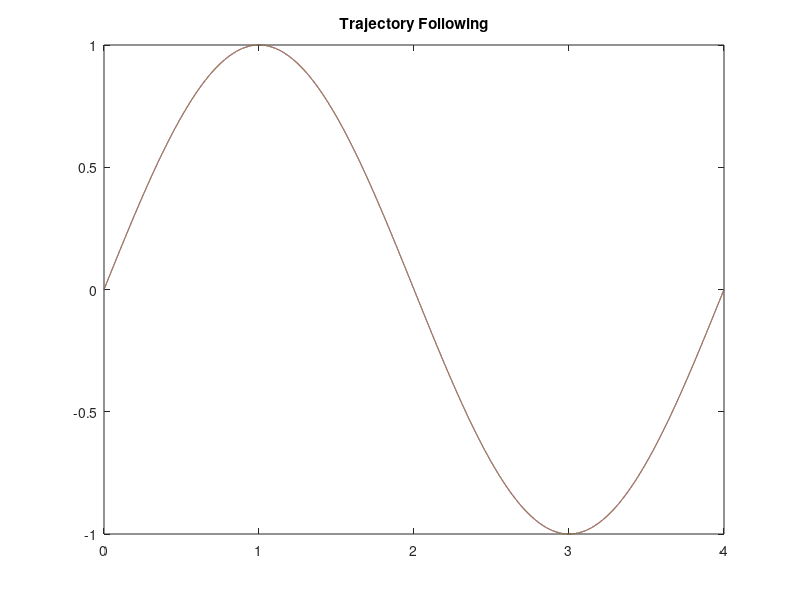
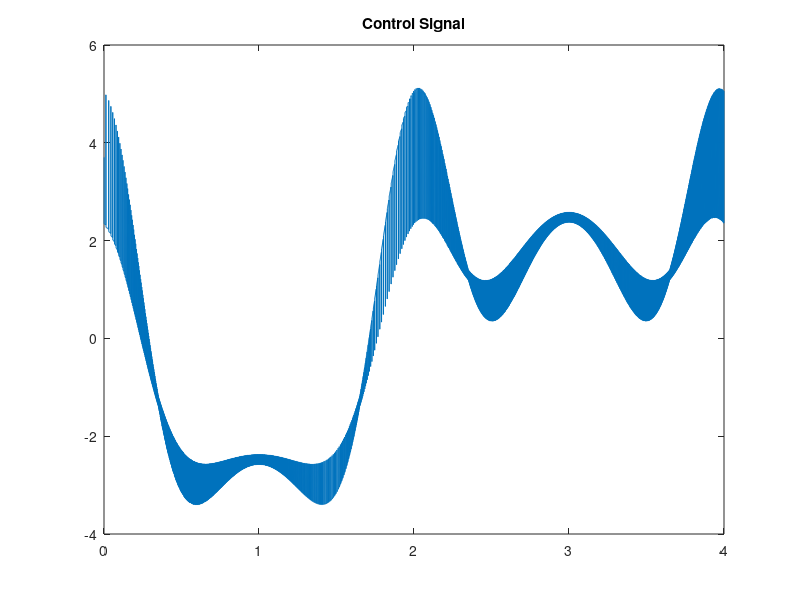
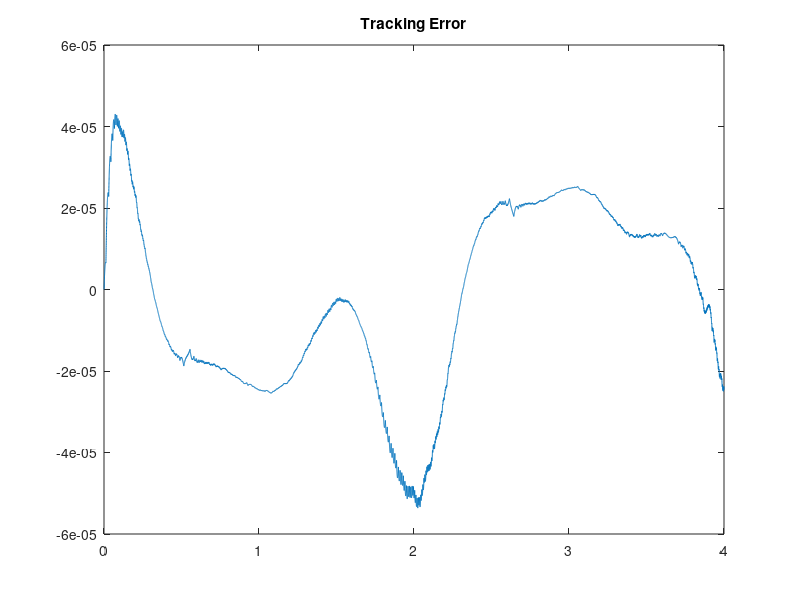

Here is the MATLAB script that generated these plots, in order:
clear 
clc
close all


delta_t = 0.0002;
sampling_rate = 0.001;
sampling_int = sampling_rate/delta_t;
final_t = 4;
t = 0:delta_t:final_t;
t = t';
t_plot = 0:delta_t:final_t;
t_plot = t_plot';
sizes = size(t);

xd = sin(pi*t/2);
xd_dot = (pi/2)*cos(pi*t/2);
xd_2dot = -(pi/2)^2*sin(pi*t/2);

x = 0;
x_dot = pi/2;

lambda = 20;
eta = 0.1;
x_plot = zeros(sizes(1),1);
u_plot = zeros(sizes(1),1);
error_plot = zeros(sizes(1),1);

for i=1:sizes(1)
    x_plot(i) = x;
    a = abs(sin(t(i))) + 1;
    error = x - xd(i);
    error_dot = x_dot - xd_dot(i);    
    k = 0.5*x_dot^2*abs(cos(3*x))+eta;
    s = error_dot + lambda*error;
    error_plot(i) = error;
    if rem(i-1, sampling_int) == 0
      f_hat = -1.5*x_dot^2*cos(3*x);
      u_hat = -f_hat + xd_2dot(i) - lambda*error_dot;
      u = u_hat - k*sign(s);
    else
      u  = u;
    end
    u_plot(i) = u;
    x_2dot = -a*x_dot^2*cos(3*x) + u;
    x_dot = x_dot + delta_t*x_2dot;
    x = x + x_dot*delta_t + 0.5*x_2dot*(delta_t)^2;
end



figure(1)
plot(t, x_plot, t, xd);
title('Trajectory Following')



figure(4)
plot(t, u_plot);
title('Control Signal')


figure(6)
plot(t, error_plot);
title('Tracking Error')


